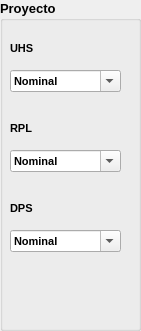
  <widget class="QGroupBox" name="groupBox_4">
   <property name="geometry">
    <rect>
     <x>540</x>
     <y>340</y>
     <width>141</width>
     <height>331</height>
    </rect>
   </property>
   <property name="font">
    <font>
     <pointsize>10</pointsize>
     <weight>75</weight>
     <bold>true</bold>
    </font>
   </property>
   <property name="title">
    <string>Proyecto</string>
   </property>
   <widget class="QLabel" name="label_20">
    <property name="geometry">
     <rect>
      <x>10</x>
      <y>120</y>
      <width>71</width>
      <height>16</height>
     </rect>
    </property>
    <property name="font">
     <font>
      <pointsize>8</pointsize>
      <weight>75</weight>
      <bold>true</bold>
     </font>
    </property>
    <property name="text">
     <string>RPL</string>
    </property>
   </widget>
   <widget class="QLabel" name="label_19">
    <property name="geometry">
     <rect>
      <x>10</x>
      <y>40</y>
      <width>71</width>
      <height>16</height>
     </rect>
    </property>
    <property name="font">
     <font>
      <pointsize>8</pointsize>
      <weight>75</weight>
      <bold>true</bold>
     </font>
    </property>
    <property name="text">
     <string>UHS</string>
    </property>
   </widget>
   <widget class="QLabel" name="label_18">
    <property name="geometry">
     <rect>
      <x>10</x>
      <y>200</y>
      <width>71</width>
      <height>16</height>
     </rect>
    </property>
    <property name="font">
     <font>
      <pointsize>8</pointsize>
      <weight>75</weight>
      <bold>true</bold>
     </font>
    </property>
    <property name="text">
     <string>DPS</string>
    </property>
   </widget>
   <widget class="QComboBox" name="comboBox_15">
    <property name="geometry">
     <rect>
      <x>10</x>
      <y>150</y>
      <width>111</width>
      <height>22</height>
     </rect>
    </property>
    <property name="font">
     <font>
      <pointsize>8</pointsize>
      <weight>75</weight>
      <bold>true</bold>
     </font>
    </property>
    <property name="editable">
     <bool>true</bool>
    </property>
    <property name="currentText">
     <string>Nominal</string>
    </property>
    <property name="currentIndex">
     <number>2</number>
    </property>
    <item>
     <property name="text">
      <string>Muy baja</string>
     </property>
    </item>
    <item>
     <property name="text">
      <string>Baja</string>
     </property>
    </item>
    <item>
     <property name="text">
      <string>Nominal</string>
     </property>
    </item>
    <item>
     <property name="text">
      <string>Alto </string>
     </property>
    </item>
    <item>
     <property name="text">
      <string>Muy alto</string>
     </property>
    </item>
    <item>
     <property name="text">
      <string>Extra alto</string>
     </property>
    </item>
   </widget>
   <widget class="QComboBox" name="comboBox_14">
    <property name="geometry">
     <rect>
      <x>10</x>
      <y>230</y>
      <width>111</width>
      <height>22</height>
     </rect>
    </property>
    <property name="font">
     <font>
      <pointsize>8</pointsize>
      <weight>75</weight>
      <bold>true</bold>
     </font>
    </property>
    <property name="editable">
     <bool>true</bool>
    </property>
    <property name="currentText">
     <string>Nominal</string>
    </property>
    <property name="currentIndex">
     <number>2</number>
    </property>
    <item>
     <property name="text">
      <string>Muy baja</string>
     </property>
    </item>
    <item>
     <property name="text">
      <string>Baja</string>
     </property>
    </item>
    <item>
     <property name="text">
      <string>Nominal</string>
     </property>
    </item>
    <item>
     <property name="text">
      <string>Alto </string>
     </property>
    </item>
    <item>
     <property name="text">
      <string>Muy alto</string>
     </property>
    </item>
    <item>
     <property name="text">
      <string>Extra alto</string>
     </property>
    </item>
   </widget>
   <widget class="QComboBox" name="comboBox_16">
    <property name="geometry">
     <rect>
      <x>10</x>
      <y>70</y>
      <width>111</width>
      <height>22</height>
     </rect>
    </property>
    <property name="font">
     <font>
      <pointsize>8</pointsize>
      <weight>75</weight>
      <bold>true</bold>
     </font>
    </property>
    <property name="editable">
     <bool>true</bool>
    </property>
    <property name="currentText">
     <string>Nominal</string>
    </property>
    <property name="currentIndex">
     <number>2</number>
    </property>
    <item>
     <property name="text">
      <string>Muy baja</string>
     </property>
    </item>
    <item>
     <property name="text">
      <string>Baja</string>
     </property>
    </item>
    <item>
     <property name="text">
      <string>Nominal</string>
     </property>
    </item>
    <item>
     <property name="text">
      <string>Alto </string>
     </property>
    </item>
    <item>
     <property name="text">
      <string>Muy alto</string>
     </property>
    </item>
    <item>
     <property name="text">
      <string>Extra alto</string>
     </property>
    </item>
   </widget>
  </widget>
